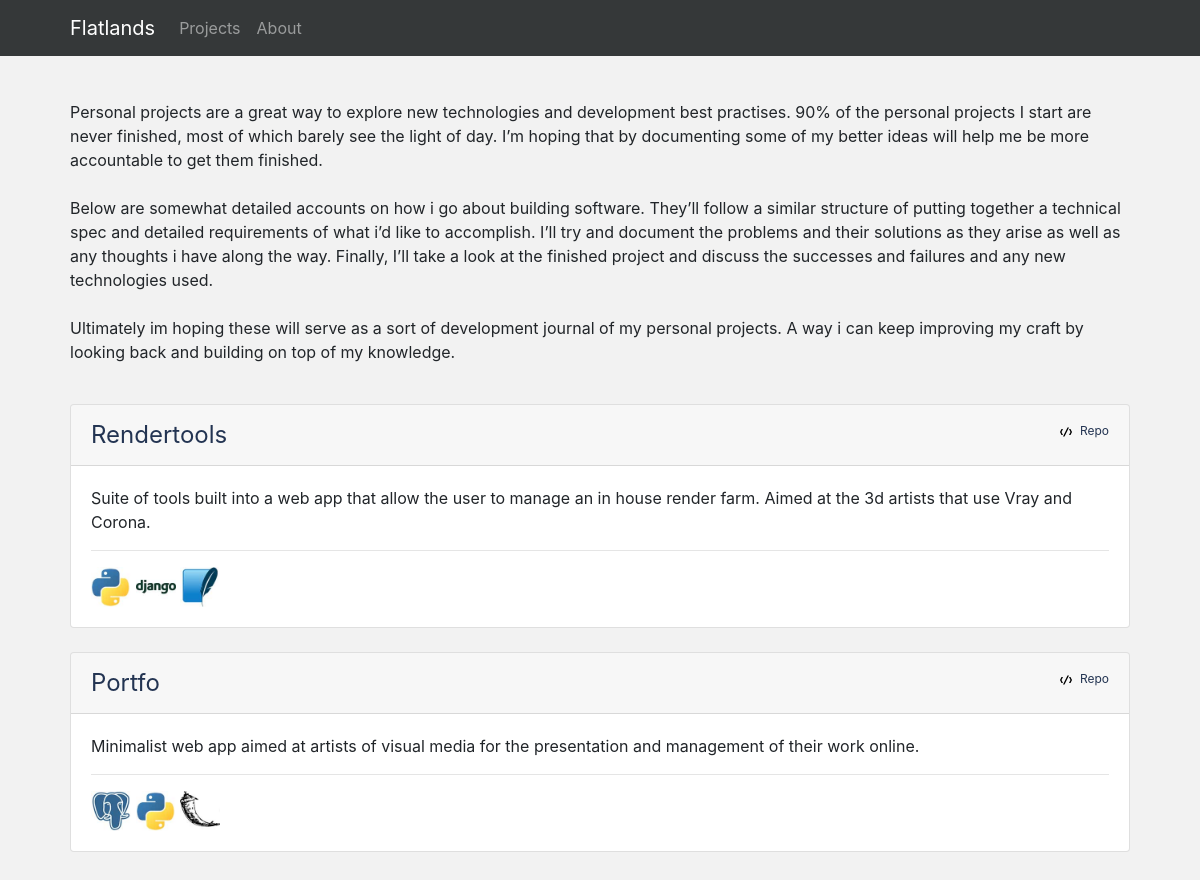
/projects/, run on the app's committed database.
### blog/models.py (models this page shows, shortened)
class Project(models.Model):
    name = models.CharField(max_length=200)
    pub_date = models.DateTimeField('date published')
    strap = models.CharField(max_length=300)
    content = models.CharField(max_length=5000)
    tags = models.ManyToManyField(Tag, blank=True)
    cover_img = models.CharField(max_length=200)
    published = models.BooleanField(default=False)
    repo = models.CharField(max_length=200, null=True, blank=True)

class UsedSoftware(models.Model):
    name = models.CharField(max_length=200)
    small_logo = models.CharField(max_length=200)
    projects = models.ManyToManyField(Project, blank=True)
    website = models.CharField(max_length=200)
    def __str__(self):
        return self.name

### blog/views.py (the view)
# urls.py: path('projects/', views.projects, name='projects'),
def projects(request):
    projects = Project.objects.filter(published=True).order_by('-pub_date')
    context = {'projects': projects,
        'searchform': SearchForm()}
    return render(request, 'blog/projects.html', context)

### blog/templates/blog/projects.html
{% extends "blog/base.html" %} {% load static %} {% block content %}
<div class="container content">
        <div style="padding-top:100px;padding-bottom:40px;">
                Personal projects are a great way to explore new technologies and development best practises. 90% of the personal projects
                I start are never finished, most of which barely see the light of day. I’m hoping that by documenting some
                of my better ideas will help me be more accountable to get them finished.
                <br>
                <br> Below are somewhat detailed accounts on how i go about building software. They’ll follow a similar structure
                of putting together a technical spec and detailed requirements of what i’d like to accomplish. I’ll try and
                document the problems and their solutions as they arise as well as any thoughts i have along the way. Finally,
                I’ll take a look at the finished project and discuss the successes and failures and any new technologies
                used.
                <br>
                <br> Ultimately im hoping these will serve as a sort of development journal of my personal projects. A way i
                can keep improving my craft by looking back and building on top of my knowledge.
        </div>
        {% if projects %} {% for project in projects %}
        <div class="card">
                <div class="card-header">
                        <div style="display: flex; flex-direction: row; justify-content: space-between">
                                <div>
                                        <a style="font-size: 24px;" href="/projects/{{ project.id }}/">{{project.name|capfirst}}</a>
                                </div>
                                <div>
                                        <span style="font-size: 12px;">
                                                <img class="iconic-svg-small" src="{% static 'blog/svg/code.svg' %}" alt="code icon">
                                                <a href="{{project.repo}}">Repo</a>
                                        </span>
                                </div>
                        </div>
                </div>
                <div class="card-body">
                        <div>
                                {{project.content|capfirst|truncatewords:50}}
                        </div>
                        <hr>
                        <div>
                                {% for tech in project.usedsoftware_set.all %}
                                <a href="{{tech.website}}">
                                        <img class="tech-icon" src="{% static 'blog/img/'|add:tech.small_logo %}" alt="{{tech}} icon">
                                </a>
                                {% endfor %}
                        </div>
                </div>
        </div>
        <br> {% endfor %} {% else %} No Projects :( {% endif %}
</div>
{% endblock %}

### blog/static/blog/main.css (style rules this page uses)
body { background-color: #f2f2f2; }
.tech-icon { width:40px; height:40px; }
.content { padding-bottom: 40px; padding-left:40px; padding-right:40px; }
.iconic-svg-small { height:12px; width:12px; margin-right:5px; }
.content a:link { color: #233452; text-decoration: none; }

### data on the page
Project: name "Rendertools", content "Suite of tools built into a web app that allow the user to manage an in house render farm. Aimed at the 3d artists that use Vray and Corona."
UsedSoftware: small_logo+name (picture)
UsedSoftware: small_logo+name (picture)
UsedSoftware: small_logo (picture)
Project: name "Portfo", content "Minimalist web app aimed at artists of visual media for the presentation and management of their work online."
UsedSoftware: small_logo+name (picture)
UsedSoftware: small_logo+name (picture)
